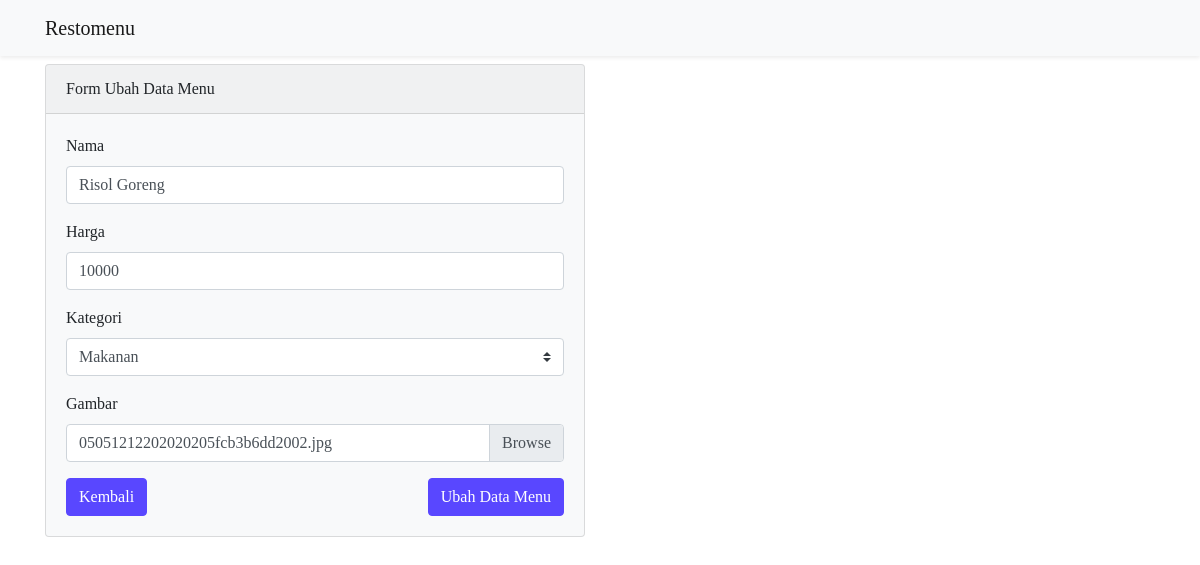
/ubah.php?id=34 (signed in), run on the app's committed database.
### tables this page shows
CREATE TABLE `menu` (
  `id` int(11) NOT NULL,
  `nama` varchar(128) NOT NULL,
  `kategori` varchar(128) NOT NULL,
  `harga` int(11) NOT NULL,
  `gambar` varchar(255) NOT NULL
);

CREATE TABLE `kategori` (
  `id` int(11) NOT NULL,
  `kategori` varchar(128) NOT NULL
);

### proses/functions.php (called while the page is built, shortened)
<?php
function getConn()
{
    return mysqli_connect("localhost", 'root', '', 'db_restomenu');
}
function query($query)
{
    $conn = getConn();
    $result = mysqli_query($conn, $query);
    $rows = [];
    while ($row = mysqli_fetch_assoc($result)) {
        $rows[] = $row;
    }
    return $rows;
}

### ubah.php (the view, shortened to what this page needs)
<?php
$id = $_GET['id'];
$menu = query("SELECT * FROM menu WHERE id=$id")[0];
?>
<!DOCTYPE html>
<html lang="en">
<head>
    <link rel="stylesheet" href="vendor/bootstrap4/css/bootstrap.min.css">
    <link rel="stylesheet" href="assets/css/style.css">
</head>
<body>
    <nav class="navbar navbar-light bg-light shadow-sm">
        <div class="container">
            <a class="navbar-brand" href="index.php">Restomenu</a>
        </div>
    </nav>
    <div class="container">
        <div class="row mt-2">
            <div class="col-md-6">
                <div class=" card bg-light mb-3">
                    <div class="card-header">Form Ubah Data Menu</div>
                    <div class="card-body">
                        <form action="proses/ubah_proses.php" method="post" enctype="multipart/form-data">
                            <div class="form-group">
                                <label for="nama">Nama</label>
                                <input type="text" class="form-control" id="nama" name="nama" value="<?= $menu['nama']; ?>">
                            </div>
                            <div class="form-group">
                                <label for="harga">Harga</label>
                                <input type="number" class="form-control" id="harga" name="harga" value="<?= $menu['harga']; ?>">
                            </div>
                            <div class="form-group">
                                <label for="kategori">Kategori</label>
                                <select class="custom-select" id="kategori" name="kategori">
                                    <?php $kategori = query("SELECT kategori FROM kategori");
                                    foreach ($kategori as $k) : ?>
                                        <option value="<?= $k['kategori']; ?>" <?= $menu['kategori'] == $k['kategori'] ? 'selected' : ''; ?>><?= $k['kategori']; ?></option>
                                    <?php endforeach; ?>
                                </select>
                            </div>
                            <div class="form-group">
                                <label for="gambar">Gambar</label>
                                <div class="custom-file">
                                    <label class="custom-file-label" for="gambar"><?= $menu['gambar']; ?></label>
                                </div>
                            </div>
                            <a href="index.php" class="btn btn-my-color">Kembali</a>
                            <button type="submit" name="ubah" class="btn btn-my-color float-right">Ubah Data Menu</button>
                        </form>
                    </div>
                </div>
            </div>
        </div>
    </div>
</body>
</html>

### assets/css/style.css (style rules this page uses)
* { font-family: 'Times New Roman'; }
.btn-my-color,.badge-my-color { color: white !important; background-color: #5947ff !important; border-color: #5947ff !important; }

### data on the page
menu: nama "Risol Goreng", harga "10000", kategori "Makanan", gambar "05051212202020205fcb3b6dd2002.jpg"
